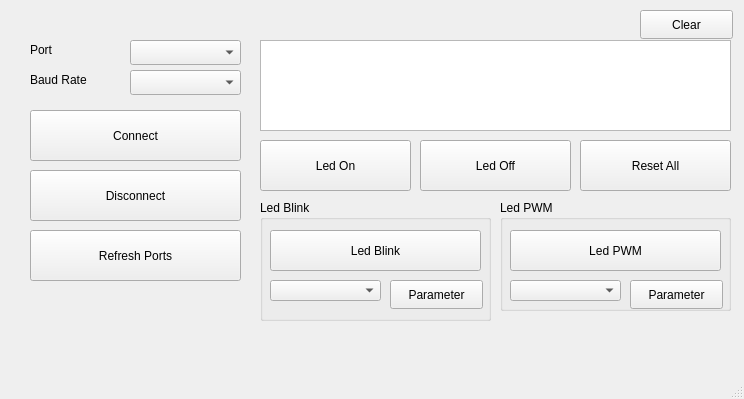
<?xml version="1.0" encoding="UTF-8"?>
<ui version="4.0">
 <class>MainWindow</class>
 <widget class="QMainWindow" name="MainWindow">
  <property name="geometry">
   <rect>
    <x>0</x>
    <y>0</y>
    <width>744</width>
    <height>399</height>
   </rect>
  </property>
  <property name="windowTitle">
   <string>Serial Port</string>
  </property>
  <widget class="QWidget" name="centralwidget">
   <widget class="QPushButton" name="btnClear">
    <property name="geometry">
     <rect>
      <x>640</x>
      <y>10</y>
      <width>93</width>
      <height>29</height>
     </rect>
    </property>
    <property name="text">
     <string>Clear</string>
    </property>
   </widget>
   <widget class="QComboBox" name="cbBaudRate">
    <property name="geometry">
     <rect>
      <x>130</x>
      <y>70</y>
      <width>111</width>
      <height>25</height>
     </rect>
    </property>
   </widget>
   <widget class="QComboBox" name="cbPort">
    <property name="geometry">
     <rect>
      <x>130</x>
      <y>40</y>
      <width>111</width>
      <height>25</height>
     </rect>
    </property>
   </widget>
   <widget class="QPushButton" name="btnDisconnect">
    <property name="geometry">
     <rect>
      <x>30</x>
      <y>170</y>
      <width>211</width>
      <height>51</height>
     </rect>
    </property>
    <property name="text">
     <string>Disconnect</string>
    </property>
   </widget>
   <widget class="QTextEdit" name="txtCommands">
    <property name="geometry">
     <rect>
      <x>260</x>
      <y>40</y>
      <width>471</width>
      <height>91</height>
     </rect>
    </property>
   </widget>
   <widget class="QPushButton" name="btnRefreshPorts">
    <property name="geometry">
     <rect>
      <x>30</x>
      <y>230</y>
      <width>211</width>
      <height>51</height>
     </rect>
    </property>
    <property name="text">
     <string>Refresh Ports</string>
    </property>
   </widget>
   <widget class="QLabel" name="lblPort">
    <property name="geometry">
     <rect>
      <x>30</x>
      <y>40</y>
      <width>63</width>
      <height>20</height>
     </rect>
    </property>
    <property name="text">
     <string>Port</string>
    </property>
   </widget>
   <widget class="QPushButton" name="btnConnect">
    <property name="geometry">
     <rect>
      <x>30</x>
      <y>110</y>
      <width>211</width>
      <height>51</height>
     </rect>
    </property>
    <property name="text">
     <string>Connect</string>
    </property>
   </widget>
   <widget class="QLabel" name="lblBaudRate">
    <property name="geometry">
     <rect>
      <x>30</x>
      <y>70</y>
      <width>91</width>
      <height>20</height>
     </rect>
    </property>
    <property name="text">
     <string>Baud Rate</string>
    </property>
   </widget>
   <widget class="QPushButton" name="btnLedOn">
    <property name="geometry">
     <rect>
      <x>260</x>
      <y>140</y>
      <width>151</width>
      <height>51</height>
     </rect>
    </property>
    <property name="text">
     <string>Led On</string>
    </property>
   </widget>
   <widget class="QPushButton" name="btnLedOff">
    <property name="geometry">
     <rect>
      <x>420</x>
      <y>140</y>
      <width>151</width>
      <height>51</height>
     </rect>
    </property>
    <property name="text">
     <string>Led Off</string>
    </property>
   </widget>
   <widget class="QPushButton" name="btnResetAll">
    <property name="geometry">
     <rect>
      <x>580</x>
      <y>140</y>
      <width>151</width>
      <height>51</height>
     </rect>
    </property>
    <property name="text">
     <string>Reset All</string>
    </property>
   </widget>
   <widget class="QGroupBox" name="groupBox">
    <property name="geometry">
     <rect>
      <x>260</x>
      <y>200</y>
      <width>231</width>
      <height>121</height>
     </rect>
    </property>
    <property name="title">
     <string>Led Blink</string>
    </property>
    <widget class="QComboBox" name="cbLedBlinkRate">
     <property name="geometry">
      <rect>
       <x>10</x>
       <y>80</y>
       <width>111</width>
       <height>21</height>
      </rect>
     </property>
    </widget>
    <widget class="QPushButton" name="btnSendBlinkParameter">
     <property name="geometry">
      <rect>
       <x>130</x>
       <y>80</y>
       <width>93</width>
       <height>29</height>
      </rect>
     </property>
     <property name="text">
      <string>Parameter</string>
     </property>
    </widget>
    <widget class="QPushButton" name="btnLedBlink">
     <property name="geometry">
      <rect>
       <x>10</x>
       <y>30</y>
       <width>211</width>
       <height>41</height>
      </rect>
     </property>
     <property name="text">
      <string>Led Blink</string>
     </property>
    </widget>
   </widget>
   <widget class="QGroupBox" name="groupBox_2">
    <property name="geometry">
     <rect>
      <x>500</x>
      <y>200</y>
      <width>231</width>
      <height>111</height>
     </rect>
    </property>
    <property name="title">
     <string>Led PWM</string>
    </property>
    <widget class="QComboBox" name="cbLedPWM">
     <property name="geometry">
      <rect>
       <x>10</x>
       <y>80</y>
       <width>111</width>
       <height>21</height>
      </rect>
     </property>
    </widget>
    <widget class="QPushButton" name="btnLedPWM">
     <property name="geometry">
      <rect>
       <x>10</x>
       <y>30</y>
       <width>211</width>
       <height>41</height>
      </rect>
     </property>
     <property name="text">
      <string>Led PWM</string>
     </property>
    </widget>
    <widget class="QPushButton" name="btnSendPWMParameter">
     <property name="geometry">
      <rect>
       <x>130</x>
       <y>80</y>
       <width>93</width>
       <height>29</height>
      </rect>
     </property>
     <property name="text">
      <string>Parameter</string>
     </property>
    </widget>
   </widget>
  </widget>
  <widget class="QMenuBar" name="menubar">
   <property name="geometry">
    <rect>
     <x>0</x>
     <y>0</y>
     <width>744</width>
     <height>26</height>
    </rect>
   </property>
  </widget>
  <widget class="QStatusBar" name="statusbar"/>
 </widget>
 <resources/>
 <connections/>
</ui>
